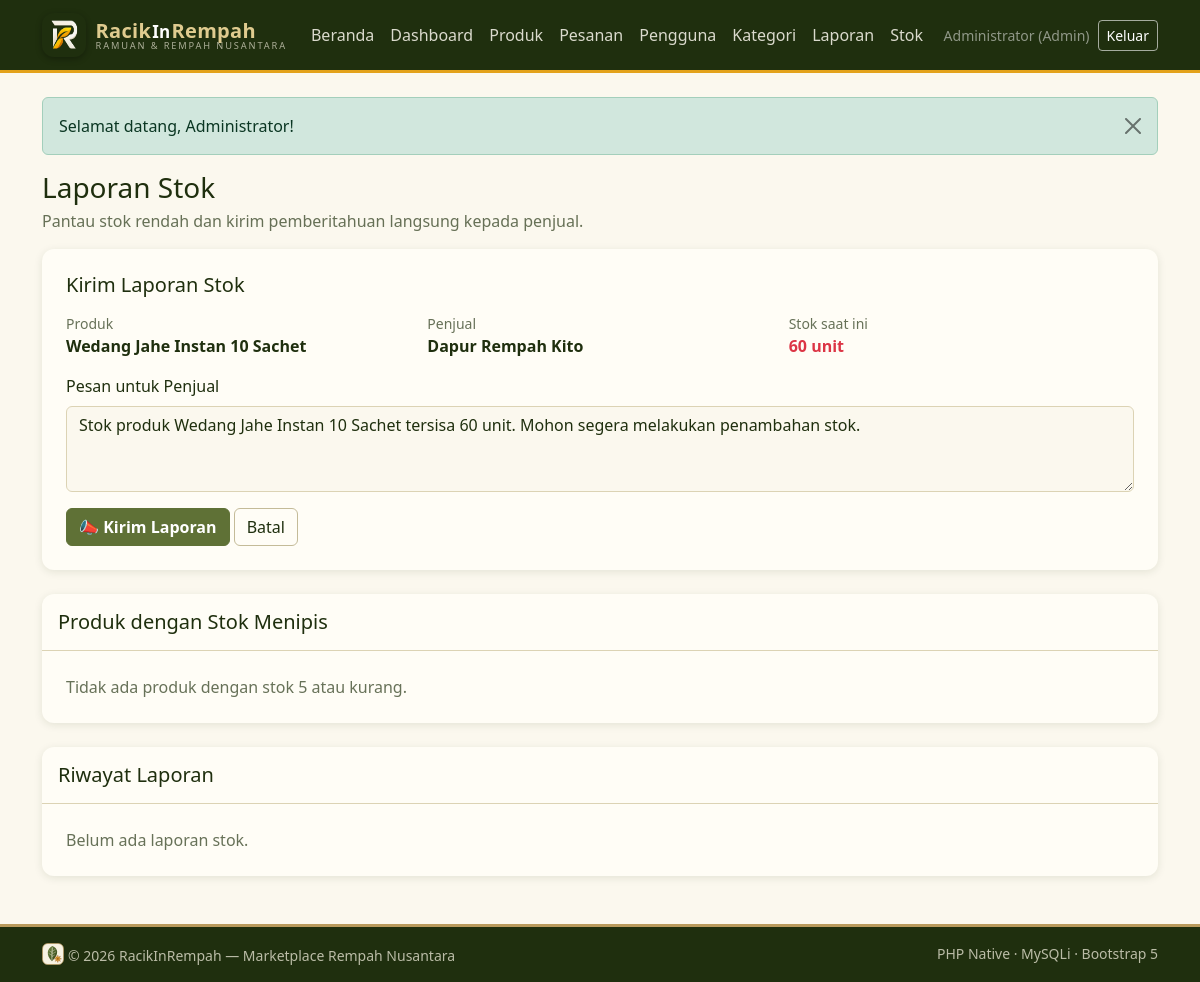
Page /admin/laporan_stok.php?id=1 (signed in) on the committed database.
### tables this page shows
CREATE TABLE produk (
  id_produk   INT UNSIGNED NOT NULL AUTO_INCREMENT,
  id_kategori INT UNSIGNED NULL,
  id_penjual  INT UNSIGNED NOT NULL,
  nama_produk VARCHAR(150) NOT NULL,
  deskripsi   TEXT NULL,
  harga       DECIMAL(12,2) NOT NULL,
  stok        INT UNSIGNED NOT NULL DEFAULT 0,
  gambar      VARCHAR(255) NULL,
  created_at  TIMESTAMP NOT NULL DEFAULT CURRENT_TIMESTAMP,
  PRIMARY KEY (id_produk),
  KEY idx_produk_kategori (id_kategori),
  KEY idx_produk_penjual (id_penjual),
  CONSTRAINT fk_produk_kategori FOREIGN KEY (id_kategori)
    REFERENCES kategori (id_kategori) ON DELETE SET NULL ON UPDATE CASCADE,
  CONSTRAINT fk_produk_penjual FOREIGN KEY (id_penjual)
    REFERENCES users (id_user) ON DELETE CASCADE ON UPDATE CASCADE
);

CREATE TABLE users (
  id_user    INT UNSIGNED NOT NULL AUTO_INCREMENT,
  nama       VARCHAR(100) NOT NULL,
  email      VARCHAR(120) NOT NULL,
  password   VARCHAR(255) NOT NULL,
  role       ENUM('admin','penjual','pembeli') NOT NULL DEFAULT 'pembeli',
  alamat     TEXT NULL,
  no_hp      VARCHAR(20) NULL,
  created_at TIMESTAMP NOT NULL DEFAULT CURRENT_TIMESTAMP,
  PRIMARY KEY (id_user),
  UNIQUE KEY uq_users_email (email)
);

### includes/init.php (called while the page is built, shortened)
<?php
function e(mixed $value): string
{
    return htmlspecialchars((string) $value, ENT_QUOTES | ENT_SUBSTITUTE, 'UTF-8');
}
function query(mysqli $db, string $sql, string $types = '', array $params = []): mysqli_stmt
{
    $stmt = $db->prepare($sql);
    if ($types !== '') {
        $stmt->bind_param($types, ...$params);
    } elseif ($params) {
        throw new InvalidArgumentException('Parameter diberikan tanpa tipe bind.');
    }
    $stmt->execute();
    return $stmt;
}
function rows(mysqli $db, string $sql, string $types = '', array $params = []): array
{
    $stmt = query($db, $sql, $types, $params);
    $result = $stmt->get_result();
    $data = $result->fetch_all(MYSQLI_ASSOC);
    return $data;
}
function row(mysqli $db, string $sql, string $types = '', array $params = []): ?array
{
    $stmt = query($db, $sql, $types, $params);
    $result = $stmt->get_result();
    $data = $result->fetch_assoc() ?: null;
    return $data;
}
function current_user(): ?array
{
    return isset($_SESSION['user']) && is_array($_SESSION['user'])
        ? $_SESSION['user']
        : null;
}

### admin/laporan_stok.php (the view, shortened to what this page needs)
<?php
require __DIR__ . '/../includes/init.php';
include __DIR__ . '/../includes/header.php';
?>
<?php if ($u['role'] === 'admin'): ?>
    <?php
    $idProduk = (int) ($_GET['id'] ?? 0);
    $produkTerpilih = null;
    if ($idProduk > 0) {
        $produkTerpilih = row(
            $db,
            'SELECT p.id_produk, p.nama_produk, p.stok, u.nama AS nama_penjual
             FROM produk p JOIN users u ON u.id_user = p.id_penjual
             WHERE p.id_produk = ? AND u.role = \'penjual\'',
            'i',
            [$idProduk]
        );
    }
    $stokMenipis = rows(
        $db,
        'SELECT p.id_produk, p.nama_produk, p.stok, u.nama AS nama_penjual
         FROM produk p
         JOIN users u ON u.id_user = p.id_penjual
         WHERE p.stok <= 5 AND u.role = \'penjual\'
         ORDER BY p.stok ASC, p.nama_produk ASC'
    );
    $riwayat = rows(
        $db,
        'SELECT l.*, p.nama_produk, u.nama AS nama_penjual
         FROM laporan_stok l
         LEFT JOIN produk p ON p.id_produk = l.id_produk
         LEFT JOIN users u ON u.id_user = l.id_penjual
         ORDER BY l.id_laporan DESC
         LIMIT 50'
    );
    ?>
    <div class="d-flex justify-content-between align-items-center mb-3">
        <div>
            <h1 class="h3 mb-1">Laporan Stok</h1>
            <p class="text-muted mb-0">Pantau stok rendah dan kirim pemberitahuan langsung kepada penjual.</p>
        </div>
    </div>
    <?php if ($produkTerpilih): ?>
        <div class="card shadow-sm border-0 mb-4">
            <div class="card-body p-4">
                <h2 class="h5 mb-3">Kirim Laporan Stok</h2>
                <div class="row g-3 mb-3">
                    <div class="col-md-4"><div class="small text-muted">Produk</div><div class="fw-semibold"><?= e($produkTerpilih['nama_produk']) ?></div></div>
                    <div class="col-md-4"><div class="small text-muted">Penjual</div><div class="fw-semibold"><?= e($produkTerpilih['nama_penjual']) ?></div></div>
                    <div class="col-md-4"><div class="small text-muted">Stok saat ini</div><div class="fw-semibold text-danger"><?= (int) $produkTerpilih['stok'] ?> unit</div></div>
                </div>
                <form method="post">
                    <label class="form-label" for="pesan">Pesan untuk Penjual</label>
                    <textarea class="form-control mb-3" id="pesan" name="pesan" rows="3" maxlength="500" required>Stok produk <?= e($produkTerpilih['nama_produk']) ?> tersisa <?= (int) $produkTerpilih['stok'] ?> unit. Mohon segera melakukan penambahan stok.</textarea>
                    <button class="btn btn-brand">📣 Kirim Laporan</button>
                    <a href="<?= BASE_URL ?>/admin/laporan_stok.php" class="btn btn-outline-secondary">Batal</a>
                </form>
            </div>
        </div>
    <?php endif; ?>
    <div class="card shadow-sm border-0 mb-4">
        <div class="card-body p-0">
            <div class="p-3 border-bottom"><h2 class="h5 mb-0">Produk dengan Stok Menipis</h2></div>
            <?php if (!$stokMenipis): ?>
                <div class="p-4 text-muted">Tidak ada produk dengan stok 5 atau kurang.</div>
            <?php endif; ?>
        </div>
    </div>
    <div class="card shadow-sm border-0">
        <div class="card-body p-0">
            <div class="p-3 border-bottom"><h2 class="h5 mb-0">Riwayat Laporan</h2></div>
            <?php if (!$riwayat): ?>
                <div class="p-4 text-muted">Belum ada laporan stok.</div>
            <?php endif; ?>
        </div>
    </div>
<?php endif; ?>
<?php include __DIR__ . '/../includes/footer.php'; ?>

### assets/style.css (style rules this page uses)
:root { --jerami: #B99A5C; --vanila: #DFCB8F; --belukar: #5F7136; --lumut: #1F2F0E; --putih: #FBF8EE; --belukar-deep: #3d4f22; --vanila-soft: #EDE5C8; --garis: #DCD3B4; --belukar-dark: #4b5a2a; --jerami-hover: #cdb06f; --bs-body-bg: var(--putih); --bs-body-color: var(--lumut); --bs-secondary-color: rgba(31, 47, 14, .68); --bs-border-color: var(--garis); --bs-link-color: var(--belukar); --bs-link-hover-color: var(--lumut); }
body { background-color: var(--putih); color: var(--lumut); }
a { color: var(--belukar); }
.text-muted, .text-secondary { color: rgba(31, 47, 14, .68) !important; }
.btn-brand { background-color: var(--belukar); border-color: var(--belukar); color: #fff; font-weight: 600; }
.btn-outline-secondary { --bs-btn-color: var(--lumut); --bs-btn-border-color: #c4bb98; --bs-btn-hover-bg: var(--vanila-soft); --bs-btn-hover-color: var(--lumut); --bs-btn-hover-border-color: var(--jerami); }
.card { --bs-card-bg: #fffdf6; --bs-card-border-color: var(--garis); }
.shadow-sm { box-shadow: 0 2px 8px rgba(31, 47, 14, .10) !important; }
.form-control::placeholder { color: rgba(31, 47, 14, .45); }
:root { --kunyit: #E3A21A; --kunyit-hover: #f0b438; --kayu-manis: #9C5A2E; --cabai: #B5382A; }
.card, .table-responsive, .promo-hint { border-radius: .75rem; }

### rows in the picture
produk: nama_produk "Wedang Jahe Instan 10 Sachet", id_penjual.nama "Dapur Rempah Kito", stok "60", pesan "Stok produk Wedang Jahe Instan 10 Sachet tersisa 60 unit. Mohon segera melakukan penambahan stok."

### other values in the picture
$u['nama'] "Administrator"
$u['role'] "Admin"
$pesan "Selamat datang, Administrator!"
